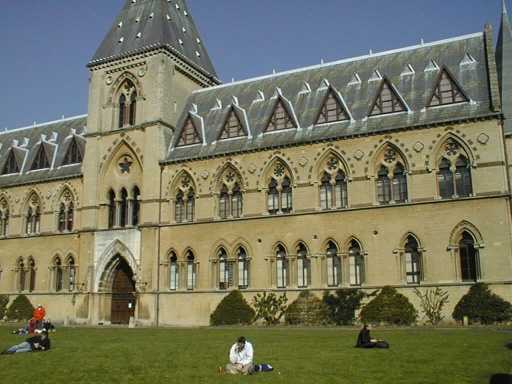
%> input picture Part 2/library1.jpg, 512 x 384 px
$ octave main.m   (GNU Octave 9; MATLAB toolbox functions it lacks are replaced by stand-ins)
%> lines starting %> are read from the running program, lines starting %| are printed output that depends on the picture
### Part 2/calc_residuals.m
function residuals= calc_residuals(F,matches)
	numMatches=size(matches,1);

	L= ( F *  [matches(:,1:2) ones(numMatches,1)]')';

	L= L ./ repmat(sqrt(L(:,1).^2 + L(:,2).^2),1,3);

	distances=sum(L .* [matches(:,3:4) ones(numMatches,1)],2);

	residuals=abs(distances);
end

### Part 2/cart_2_homo.m
function [homoCoords] = cart_2_homo(cartCoordinates)
	[NumberCoordinates,dimension]=size(cartCoordinates);
	homoCoords=ones(NumberCoordinates,dimension+1);
	homoCoords(:,1:dimension)=cartCoordinates(:,1:dimension);
end

### Part 2/dist2.m
function n2 = dist2(x, c)
% DIST2	Calculates squared distance between two sets of points.
% Adapted from Netlab neural network software:
% http://www.ncrg.aston.ac.uk/netlab/index.php
%
%	Description
%	D = DIST2(X, C) takes two matrices of vectors and calculates the
%	squared Euclidean distance between them.  Both matrices must be of
%	the same column dimension.  If X has M rows and N columns, and C has
%	L rows and N columns, then the result has M rows and L columns.  The
%	I, Jth entry is the  squared distance from the Ith row of X to the
%	Jth row of C.
%	Copyright (c) Ian T Nabney (1996-2001)

    [ndata, dimx] = size(x);
    [ncentres, dimc] = size(c);
    if dimx ~= dimc
        error('Data dimension does not match dimension of centres')
    end

    n2 = (ones(ncentres, 1) * sum((x.^2)', 1))' + ...
      ones(ndata, 1) * sum((c.^2)',1) - ...
      2.*(x*(c'));

    % Rounding errors occasionally cause negative entries in n2
    if any(any(n2<0))
      n2(n2<0) = 0;
end

### Part 2/fit_fundamental.m
function [F]=fit_fundamental(matches,bShouldNormalize)


	z1=cart_2_homo(matches(:,1:2));
	z2=cart_2_homo(matches(:,3:4));


	if bShouldNormalize

		[transformation1,normalz1]=normalize_coords(z1);
		[transformation2,normalz2]=normalize_coords(z2);
		z1=normalz1;
		z2=normalz2;
	end


	r1=z1(:,1);
	s1=z1(:,2);
	r2=z2(:,1);
	s2=z2(:,2);


	fillerval=[r2 .* r1, r2.* s1, r2, s2 .* r1, s2 .* s1, s2, r1, s1, ones(size(matches,1),1)];
	[~,~,S]=svd(fillerval);
	f_vector=S(:,9);
	F=reshape(f_vector,3,3);
	F=rank_2_constraint(F);


	 if bShouldNormalize
	 	F=transformation2' * F * transformation1;
	 end
	end


### Part 2/get_cam_center.m
function [centerofthecamera]=get_cam_center(cameramatrix)

[~,~,A]=svd(cameramatrix);
centerofthecamera=A(:,end);
centerofthecamera=homo_2_cart(centerofthecamera');
end

### Part 2/homo_2_cart.m
function[cartcoords] =homo_2_cart(homocoords)
	dimension=size(homocoords,2) - 1;
	normalcoords=bsxfun(@rdivide,homocoords,homocoords(:,end));
	cartcoords=normalcoords(:,1:dimension);
end

### Part 2/normalize_coords.m
function [transform, normalizedchords]= normalize_coords(homoCoords)

	center=mean(homoCoords(:,1:2));

	offset=eye(3); %creating an identity matrix of size 3 x 3
	scale=eye(3);
	offset(1,3)=-center(1); %mu_x
	offset(2,3)=-center(2); %mu_y

	sX=max(abs(homoCoords(:,1)));
	sY=max(abs(homoCoords(:,2)));

	scale(1,1)=1/sX;
	scale(2,2)=1/sY;

	transform=scale * offset;
	normalizedchords=(transform * homoCoords')';
end

### Part 2/rank_2_constraint.m
function [rank2_mat ] = rank_2_constraint(mat)

	[A,B,C]=svd(mat);

	B(end)=0;

	rank2_mat=A*B*C';
end

### Part 2/main.m
clear all; clc;
bdrawDebug=true;
bShouldNormalizePts=true;
bAssumeTrueMatches=true;
img1=imread('library1.jpg');
%> img1 is the input picture: size 384x512x3 uint8; mean R, G, B 116.2, 117.4, 94.6
img2=imread('library2.jpg');
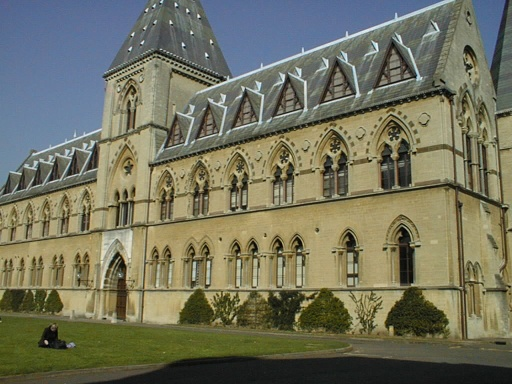
%> input picture Part 2/library2.jpg, 512 x 384 px
%> img2 is the input picture: size 384x512x3 uint8; mean R, G, B 114.3, 114.3, 93.7

matches=load('library_matches.txt');

numberMatches=size(matches,1);

if(bdrawDebug)

	figure;imshow([img1,img2]); hold on; title('Overlay detected features(corners)');
%> after `imshow([img1,img2])`:
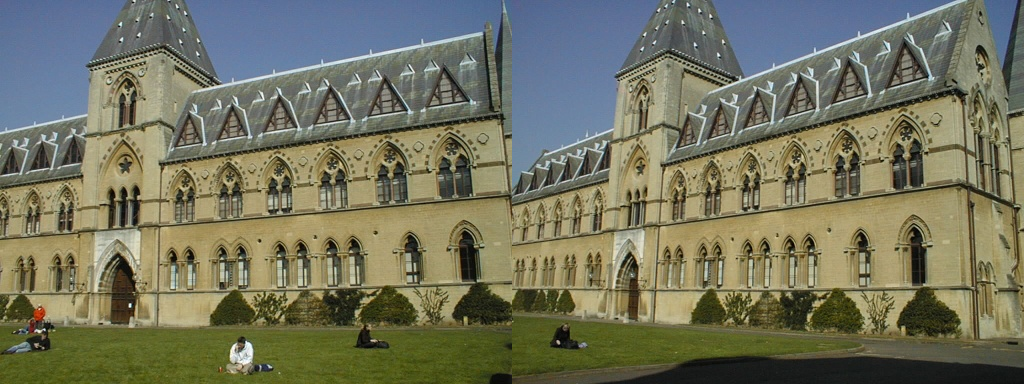
%> displayed picture: size 384x1024x3, on the screen's scale of 0 to 255; mean R, G, B 115.3, 115.9, 94.2
	hold on; plot(matches(:,1),matches(:,2),'ys');
	plot(matches(:,3) + size(img1,2),matches(:,4),'ys');
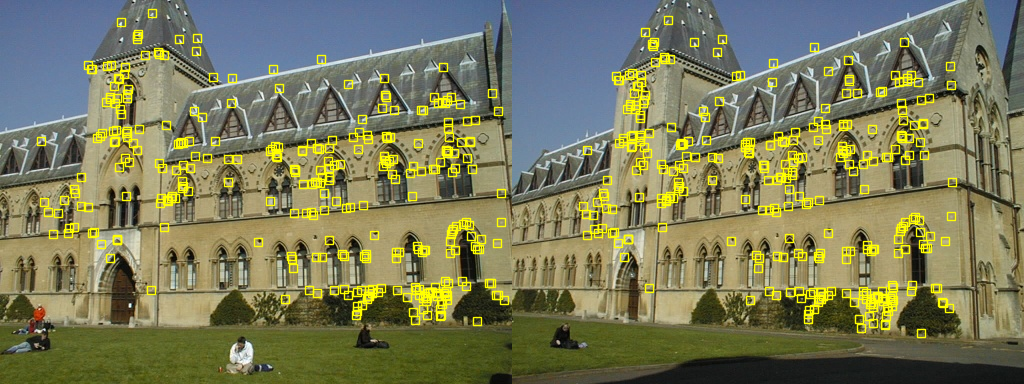
%> figure redrawn from the program's plot data; its title reads 'Overlay detected features(corners)'


	figure;imshow([img1 img2]);hold on;%title('')
	plot(matches(:,1),matches(:,2),'+r');
	plot(matches(:,3)+size(img1,2),matches(:,4),'+r');
	line([matches(:,1) matches(:,3) + size(img1,2)]', matches(:,[2 4])', 'Color','r');
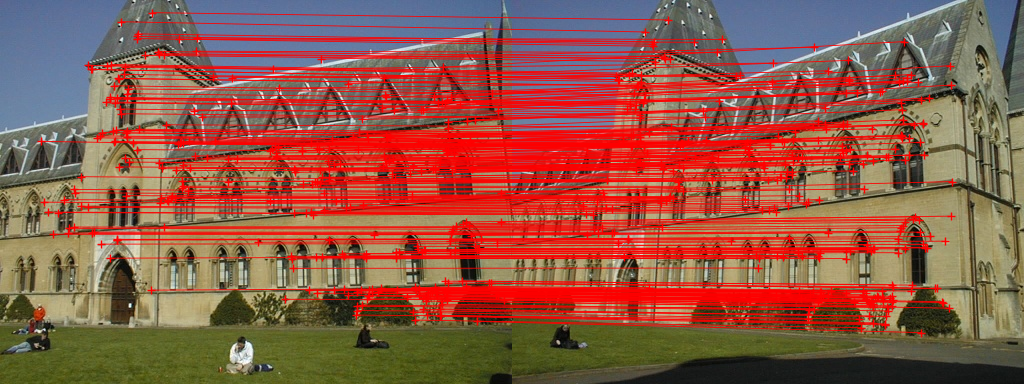
%> figure redrawn from the program's plot data

end

%%%%%%%%%FITTING A FUNDAMENTAL MATRIX

if (bAssumeTrueMatches)
	display('Assuming all matches are true and are fitting well ');
	choice=input('Enter 1 for normalized, any other key for fitting the fundamental matches without normalization');
%> the answer given: 1
	if(choice==1)
		F=fit_fundamental(matches,true);
	else
		F=fit_fundamental(matches,false);
	end
else
		display('Estimating the fundamental matrix');
		F=estimate_fundamental(matches,bShouldNormalizePts);
	end
	residuals=calc_residuals(F,matches);
	display(['Mean residual is :',num2str(mean(residuals))]);

	L=(F * [matches(:,1:2) ones(numberMatches,1)]')';

	L= L ./ repmat(sqrt(L(:,1).^2 + L(:,2).^2),1,3);
	pt_line_dist=sum(L .* [matches(:,3:4) ones(numberMatches,1)],2);
	closest_pt=matches(:,3:4) - L(:,1:2) .* repmat(pt_line_dist,1,2);
	pt1=closest_pt - [L(:,2) - L(:,1)] * 10;
	pt2=closest_pt + [L(:,2) - L(:,1)] * 10;
	figure;
	imshow(img2);hold on;
	line([matches(:,3) closest_pt(:,1)]',[matches(:,4) closest_pt(:,2)]','Color','r');
	line([pt1(:,1) pt2(:,1)]',[pt1(:,2) pt2(:,2)]','Color','g')
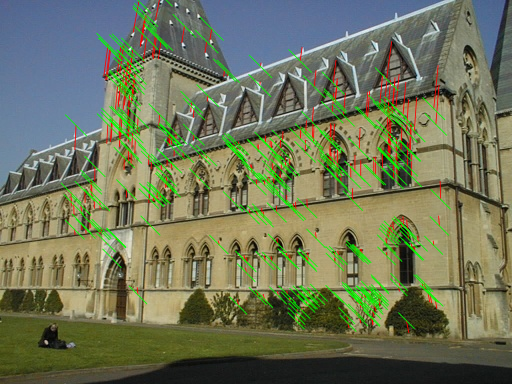
%> figure redrawn from the program's plot data


camMatrix1=load('house1_camera.txt');
camCenter1=get_cam_center(camMatrix1);

camMatrix2=load('house2_camera.txt');
camCenter2=get_cam_center(camMatrix2);

x1=cart_2_homo(matches(:,1:2));
x2=cart_2_homo(matches(:,3:4));
numberMatches=size(x1,1);

triangpoints=zeros(numberMatches,3);
projPointsimage1=zeros(numberMatches,2);
projPointsimage2=zeros(numberMatches,2);

for i=1:numberMatches
	pt1=x1(i,:);
	pt2=x2(i,:);
    crossProductMat1 = [  0   -pt1(3)  pt1(2); pt1(3)   0   -pt1(1); -pt1(2)  pt1(1)   0  ];
    crossProductMat2 = [  0   -pt2(3)  pt2(2); pt2(3)   0   -pt2(1); -pt2(2)  pt2(1)   0  ];
	Equations=[crossProductMat1*camMatrix1;crossProductMat2*camMatrix2];

	[~,~,V]=svd(Equations);
	triangpointsHomo=V(:,end)';
	triangpoints(i,:)=homo_2_cart(triangpointsHomo);
	projPointsimage1(i,:) = homo_2_cart((camMatrix1*triangpointsHomo')');
	projPointsimage2(i,:) = homo_2_cart((camMatrix2*triangpointsHomo')');
end


    figure; axis equal;hold on;
	plot3(-triangpoints(:,1),triangpoints(:,2), triangpoints(:,3),'.r');
	plot3(-camCenter1(1),camCenter1(2),camCenter1(3),'*g');
	plot3(-camCenter2(1),camCenter2(2),camCenter2(3),'*b');
	grid on;xlabel('x');ylabel('y');zlabel('z');axis equal;
%> after `axis equal`:
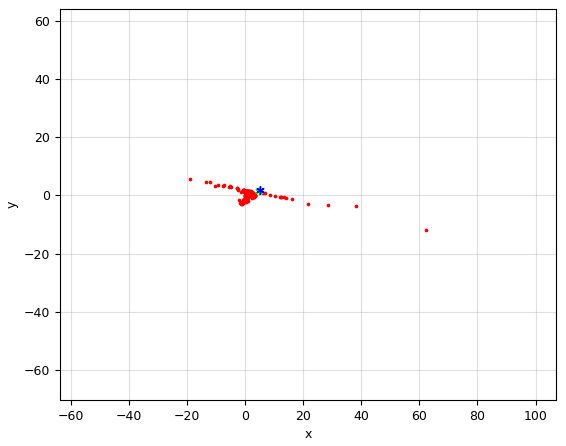
%> figure redrawn from the program's plot data


    distances1=diag(dist2(matches(:,1:2), projPointsimage1));
    distances2=diag(dist2(matches(:,1:2), projPointsimage2));
    display(['Mean residual 1:',num2str(mean(distances1))]);
    display(['Mean residual 2:',num2str(mean(distances2))]);
